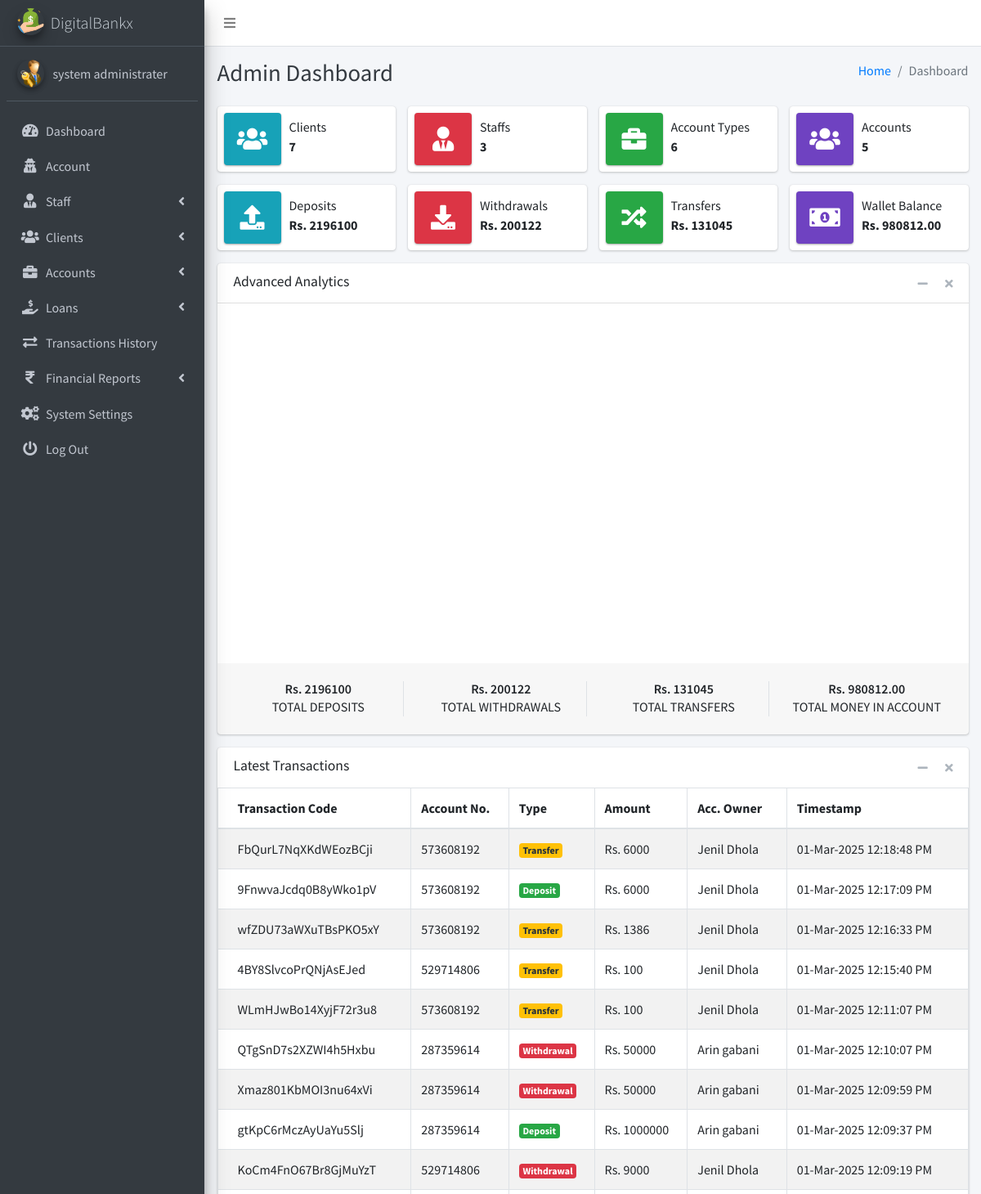
/admin/pages_dashboard.php (signed in, upper part), run on an earlier commit of the app's database.
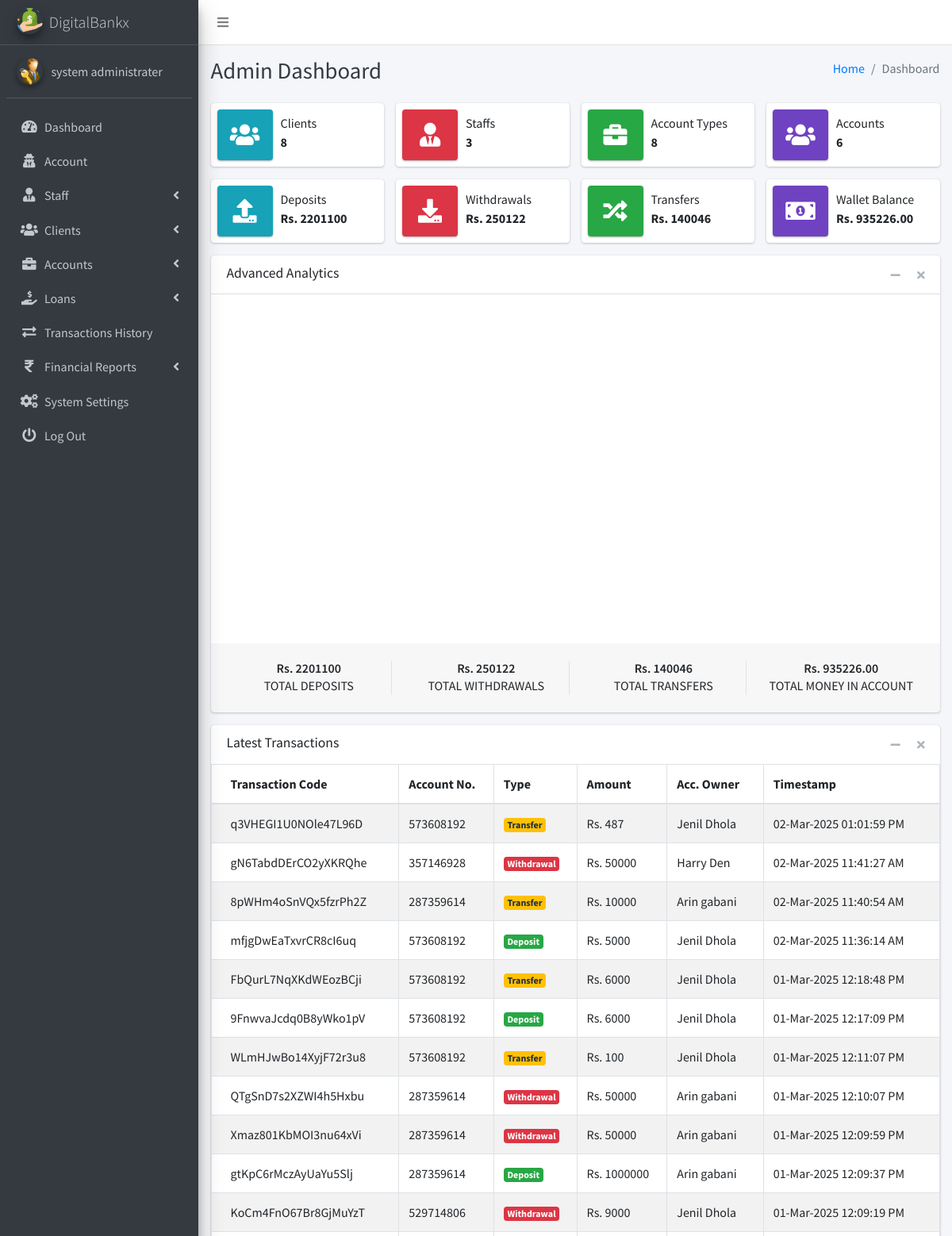
And on a later commit of the database.
### tables this page shows
CREATE TABLE `ib_systemsettings` (
  `id` int(20) NOT NULL,
  `sys_name` longtext NOT NULL,
  `sys_tagline` longtext NOT NULL,
  `sys_logo` varchar(200) NOT NULL,
  `is_active` tinyint(1) NOT NULL DEFAULT 1
);

CREATE TABLE `ib_admin` (
  `admin_id` int(11) NOT NULL,
  `name` varchar(200) NOT NULL,
  `email` varchar(200) NOT NULL,
  `number` varchar(200) NOT NULL,
  `password` varchar(200) NOT NULL,
  `profile_pic` varchar(200) NOT NULL,
  `is_active` tinyint(1) NOT NULL DEFAULT 1,
  `otp` varchar(6) DEFAULT NULL,
  `otp_expiry` datetime DEFAULT NULL
);

CREATE TABLE `ib_transactions` (
  `tr_id` int(20) NOT NULL,
  `tr_code` varchar(200) NOT NULL,
  `account_id` int(20) NOT NULL,
  `tr_type` varchar(200) NOT NULL,
  `tr_status` varchar(200) NOT NULL,
  `client_id` int(10) UNSIGNED NOT NULL,
  `transaction_amt` varchar(200) NOT NULL,
  `receiving_acc_no` varchar(200) DEFAULT NULL,
  `created_at` timestamp(6) NOT NULL DEFAULT current_timestamp(6) ON UPDATE current_timestamp(6),
  `is_active` tinyint(1) NOT NULL DEFAULT 1
);

CREATE TABLE `ib_bankaccounts` (
  `account_id` int(20) NOT NULL,
  `acc_name` varchar(200) NOT NULL,
  `account_number` varchar(200) NOT NULL,
  `acc_type` varchar(200) NOT NULL,
  `acc_rates` varchar(200) NOT NULL,
  `acc_status` varchar(200) NOT NULL,
  `acc_amount` decimal(10,2) NOT NULL,
  `client_id` int(10) UNSIGNED DEFAULT NULL,
  `created_at` timestamp(6) NOT NULL DEFAULT current_timestamp(6) ON UPDATE current_timestamp(6),
  `is_active` tinyint(1) NOT NULL DEFAULT 1
);

### admin/pages_dashboard.php (the view, shortened to what the changed rows need)
<?php
include('conf/config.php');
$result = "SELECT count(*) FROM iB_clients";
$stmt = $mysqli->prepare($result);
$stmt->execute();
$stmt->bind_result($iBClients);
$result = "SELECT count(*) FROM iB_Acc_types";
$stmt = $mysqli->prepare($result);
$stmt->execute();
$stmt->bind_result($iB_AccsType);
$result = "SELECT count(*) FROM iB_bankAccounts";
$stmt = $mysqli->prepare($result);
$stmt->execute();
$stmt->bind_result($iB_Accs);
$result = "SELECT SUM(transaction_amt) FROM iB_Transactions WHERE  tr_type = 'Deposit' ";
$stmt = $mysqli->prepare($result);
$stmt->execute();
$stmt->bind_result($iB_deposits);
$result = "SELECT SUM(transaction_amt) FROM iB_Transactions WHERE  tr_type = 'Withdrawal' ";
$stmt = $mysqli->prepare($result);
$stmt->execute();
$stmt->bind_result($iB_withdrawal);
$result = "SELECT SUM(transaction_amt) FROM iB_Transactions WHERE  tr_type = 'Transfer' ";
$stmt = $mysqli->prepare($result);
$stmt->execute();
$stmt->bind_result($iB_Transfers);
$result = "SELECT SUM(acc_amount) FROM iB_bankAccounts";
$stmt = $mysqli->prepare($result);
$stmt->execute();
$stmt->bind_result($TotalBalInAccount);
?>
<!DOCTYPE html>
<html lang="en">
<?php include("dist/_partials/head.php"); ?>
<body class="hold-transition sidebar-mini layout-fixed layout-navbar-fixed">
  <div class="wrapper">
    <?php include("dist/_partials/sidebar.php"); ?>
    <div class="content-wrapper">
      <div class="content-header">
        <div class="container-fluid">
          <div class="row mb-2">
            <div class="col-sm-6">
              <h1 class="m-0 text-dark">Admin Dashboard</h1>
            </div>
          </div>
        </div>
      </div>
      <section class="content">
        <div class="container-fluid">
          <div class="row">
            <div class="col-12 col-sm-6 col-md-3">
              <div class="info-box">
                <div class="info-box-content">
                  <span class="info-box-text">Clients</span>
                  <span class="info-box-number">
                    <?php echo $iBClients; ?>
                  </span>
                </div>
              </div>
            </div>
            <div class="col-12 col-sm-6 col-md-3">
              <div class="info-box mb-3">
                <div class="info-box-content">
                  <span class="info-box-text">Account Types</span>
                  <span class="info-box-number"><?php echo $iB_AccsType; ?></span>
                </div>
              </div>
            </div>
            <div class="col-12 col-sm-6 col-md-3">
              <div class="info-box mb-3">
                <div class="info-box-content">
                  <span class="info-box-text">Accounts</span>
                  <span class="info-box-number"><?php echo $iB_Accs; ?></span>
                </div>
              </div>
            </div>
          </div>
          <div class="row">
            <div class="col-12 col-sm-6 col-md-3">
              <div class="info-box">
                <div class="info-box-content">
                  <span class="info-box-text">Deposits</span>
                  <span class="info-box-number">
                    Rs. <?php echo $iB_deposits; ?>
                  </span>
                </div>
              </div>
            </div>
            <div class="col-12 col-sm-6 col-md-3">
              <div class="info-box mb-3">
                <div class="info-box-content">
                  <span class="info-box-text">Withdrawals</span>
                  <span class="info-box-number">Rs. <?php echo $iB_withdrawal; ?> </span>
                </div>
              </div>
            </div>
            <div class="col-12 col-sm-6 col-md-3">
              <div class="info-box mb-3">
                <div class="info-box-content">
                  <span class="info-box-text">Transfers</span>
                  <span class="info-box-number">Rs. <?php echo $iB_Transfers; ?></span>
                </div>
              </div>
            </div>
            <div class="col-12 col-sm-6 col-md-3">
              <div class="info-box mb-3">
                <div class="info-box-content">
                  <span class="info-box-text">Wallet Balance</span>
                  <span class="info-box-number">Rs. <?php echo $TotalBalInAccount; ?></span>
                </div>
              </div>
            </div>
          </div>
          <div class="row">
            <div class="col-md-12">
              <div class="card">
                <div class="card-footer">
                  <div class="row">
                    <div class="col-sm-3 col-6">
                      <div class="description-block border-right">
                        <h5 class="description-header">Rs. <?php echo $iB_deposits; ?></h5>
                        <span class="description-text">TOTAL DEPOSITS</span>
                      </div>
                    </div>
                    <div class="col-sm-3 col-6">
                      <div class="description-block border-right">
                        <h5 class="description-header">Rs. <?php echo $iB_withdrawal; ?></h5>
                        <span class="description-text">TOTAL WITHDRAWALS</span>
                      </div>
                    </div>
                    <div class="col-sm-3 col-6">
                      <div class="description-block border-right">
                        <h5 class="description-header">Rs. <?php echo $iB_Transfers; ?> </h5>
                        <span class="description-text">TOTAL TRANSFERS</span>
                      </div>
                    </div>
                    <div class="col-sm-3 col-6">
                      <div class="description-block">
                        <h5 class="description-header">Rs. <?php echo $TotalBalInAccount; ?> </h5>
                        <span class="description-text">TOTAL MONEY IN Account</span>
                      </div>
                    </div>
                  </div>
                </div>
              </div>
            </div>
          </div>
          <div class="row">
            <div class="col-md-12">
              <div class="card">
                <div class="card-body p-0">
                  <div class="table-responsive">
                    <table class="table table-hover table-bordered table-striped m-0">
                      <thead>
                        <tr>
                          <th>Transaction Code</th>
                          <th>Account No.</th>
                          <th>Type</th>
                          <th>Amount</th>
                          <th>Acc. Owner</th>
                          <th>Timestamp</th>
                        </tr>
                      </thead>
                      <tbody>
                        <?php
                        $ret = "SELECT
                t.*,
                b.account_number,
                b.acc_type,
                COALESCE(b.acc_name, 'N/A') AS account_owner,
                COALESCE(c.name, 'N/A') AS client_name
            FROM iB_Transactions t
            LEFT JOIN ib_bankaccounts b ON t.account_id = b.account_id
            LEFT JOIN ib_clients c ON t.client_id = c.client_id
            ORDER BY t.created_at DESC";
                        $stmt = $mysqli->prepare($ret);
                        if ($stmt) {
                          $stmt->execute();
                          $res = $stmt->get_result();
                          while ($row = $res->fetch_object()) {
                            $transTstamp = $row->created_at ?? 'N/A';
                            $alertClass = "<span class='badge badge-warning'>Transfer</span>";
                            if (isset($row->tr_type)) {
                              if ($row->tr_type == 'Deposit') {
                                $alertClass = "<span class='badge badge-success'>$row->tr_type</span>";
                              } elseif ($row->tr_type == 'Withdrawal') {
                                $alertClass = "<span class='badge badge-danger'>$row->tr_type</span>";
                              }
                            }
                            ?>
                            <tr>
                              <td><?php echo htmlspecialchars($row->tr_code ?? 'N/A'); ?></td>
                              <td><?php echo htmlspecialchars($row->account_number ?? 'N/A'); ?></td>
                              <td><?php echo $alertClass; ?></td>
                              <td>Rs. <?php echo htmlspecialchars($row->transaction_amt ?? '0.00'); ?></td>
                              <td><?php echo isset($row->client_name) ? htmlspecialchars($row->client_name) : 'N/A'; ?></td>
                              <td>
                                <?php echo $transTstamp !== 'N/A' ? date("d-M-Y h:i:s A", strtotime($transTstamp)) : 'N/A'; ?>
                              </td>
                            </tr>
                          <?php }
                        } else {
                          echo "<tr><td colspan='6'>Error fetching transactions.</td></tr>";
                        }
                        ?>
                      </tbody>
                    </table>
                  </div>
                </div>
              </div>
            </div>
          </div>
        </div>
      </section>
    </div>
  </div>
</body>
</html>

### admin/dist/_partials/sidebar.php (shortened to what the changed rows need)
<aside class="main-sidebar sidebar-dark-primary elevation-4">
    <?php
    $admin_id = $_SESSION['admin_id'];
    $query = "SELECT * FROM iB_admin WHERE admin_id = ?";
    $stmt = $mysqli->prepare($query);
    $stmt->bind_param('i', $admin_id);
    $stmt->execute();
    $res = $stmt->get_result();
    while ($row = $res->fetch_object()) {
        $profile_picture = empty($row->profile_pic)
            ? "<img src='dist/img/user_icon.png' class='img-circle elevation-2' alt='User Image'>"
            : "<img src='dist/img/$row->profile_pic' class='img-circle elevation-2' alt='User Image'>";
        $sys_query = "SELECT * FROM iB_SystemSettings";
        $stmt = $mysqli->prepare($sys_query);
        $stmt->execute();
        $sys_res = $stmt->get_result();
        while ($sys = $sys_res->fetch_object()) {
            ?>
            <a href="pages_dashboard.php" class="brand-link text-light">
                <img src="dist/img/<?php echo $sys->sys_logo; ?>" alt="Logo" class="brand-image img-circle elevation-3">
                <span class="brand-text font-weight-light"><?php echo $sys->sys_name; ?></span>
            </a>
            <div class="sidebar">
                <div class="user-panel mt-3 pb-3 mb-3 d-flex">
                    <div class="image"><?php echo $profile_picture; ?></div>
                    <div class="info">
                        <a href="#" class="d-block"><?php echo $row->name; ?></a>
                    </div>
                </div>
                <nav class="mt-2">
                    <ul class="nav nav-pills nav-sidebar flex-column" data-widget="treeview" role="menu">
                        <li class="nav-item">
                            <a href="pages_dashboard.php" class="nav-link">
                                <i class="nav-icon fas fa-tachometer-alt"></i>
                                <p>Dashboard</p>
                            </a>
                        </li>
                        <li class="nav-item">
                            <a href="pages_account.php" class="nav-link">
                                <i class="nav-icon fas fa-user-secret"></i>
                                <p>Account</p>
                            </a>
                        </li>
                        <li class="nav-item has-treeview">
                            <a href="#" class="nav-link">
                                <i class="nav-icon fas fa-user-tie"></i>
                                <p>Staff <i class="fas fa-angle-left right"></i></p>
                            </a>
                        </li>
                        <li class="nav-item has-treeview">
                            <a href="#" class="nav-link">
                                <i class="nav-icon fas fa-users"></i>
                                <p>Clients <i class="fas fa-angle-left right"></i></p>
                            </a>
                        </li>
                        <li class="nav-item has-treeview">
                            <a href="#" class="nav-link">
                                <i class="nav-icon fas fa-briefcase"></i>
                                <p>Accounts <i class="fas fa-angle-left right"></i></p>
                            </a>
                        </li>
                        <li class="nav-item has-treeview">
                            <a href="#" class="nav-link">
                                <i class="nav-icon fas fa-hand-holding-usd"></i>
                                <p>
                                    Loans
                                    <i class="fas fa-angle-left right"></i>
                                </p>
                            </a>
                        </li>
                        <li class="nav-item">
                            <a href="pages_transactions_engine.php" class="nav-link">
                                <i class="nav-icon fas fa-exchange-alt"></i>
                                <p>Transactions History</p>
                            </a>
                        </li>
                        <li class="nav-item has-treeview">
                            <a href="#" class="nav-link">
                                <i class="nav-icon fas fa-rupee-sign"></i>
                                <p>Financial Reports <i class="fas fa-angle-left right"></i></p>
                            </a>
                        </li>
                        <li class="nav-item">
                            <a href="pages_system_settings.php" class="nav-link">
                                <i class="nav-icon fas fa-cogs"></i>
                                <p>System Settings</p>
                            </a>
                        </li>
                        <li class="nav-item">
                            <a href="pages_logout.php" class="nav-link">
                                <i class="nav-icon fas fa-power-off"></i>
                                <p>Log Out</p>
                            </a>
                        </li>
                    </ul>
                </nav>
            </div>
        </aside>
    <?php }
    } ?>

What changed in the data, as far as the page shows it:
removed ib_transactions: tr_code "wfZDU73aWXuTBsPKO5xY", account.account_number "573608192", transaction_amt "1386", client_name "Jenil Dhola", created_at "01-Mar-2025 12:16:33 PM"
removed ib_transactions: tr_code "4BY8SlvcoPrQNjAsEJed", account.account_number "529714806", transaction_amt "100", client_name "Jenil Dhola", created_at "01-Mar-2025 12:15:40 PM"
added ib_transactions: tr_code "q3VHEGI1U0NOle47L96D", account.account_number "573608192", transaction_amt "487", client_name "Jenil Dhola", created_at "02-Mar-2025 01:01:59 PM"
added ib_transactions: tr_code "gN6TabdDErCO2yXKRQhe", account.account_number "357146928", tr_type "Withdrawal", transaction_amt "50000", client_name "Harry Den", created_at "02-Mar-2025 11:41:27 AM"
added ib_transactions: tr_code "8pWHm4oSnVQx5fzrPh2Z", account.account_number "287359614", transaction_amt "10000", client_name "Arin gabani", created_at "02-Mar-2025 11:40:54 AM"
added ib_transactions: tr_code "mfjgDwEaTxvrCR8cI6uq", account.account_number "573608192", tr_type "Deposit", transaction_amt "5000", client_name "Jenil Dhola", created_at "02-Mar-2025 11:36:14 AM"
Also different on the page:
$iBClients: "7" → "8"
$iB_AccsType: "6" → "8"
$iB_Accs: "5" → "6"
$iB_deposits: "2196100" → "2201100"
$iB_withdrawal: "200122" → "250122"
$iB_Transfers: "131045" → "140046"
$TotalBalInAccount: "980812.00" → "935226.00"
